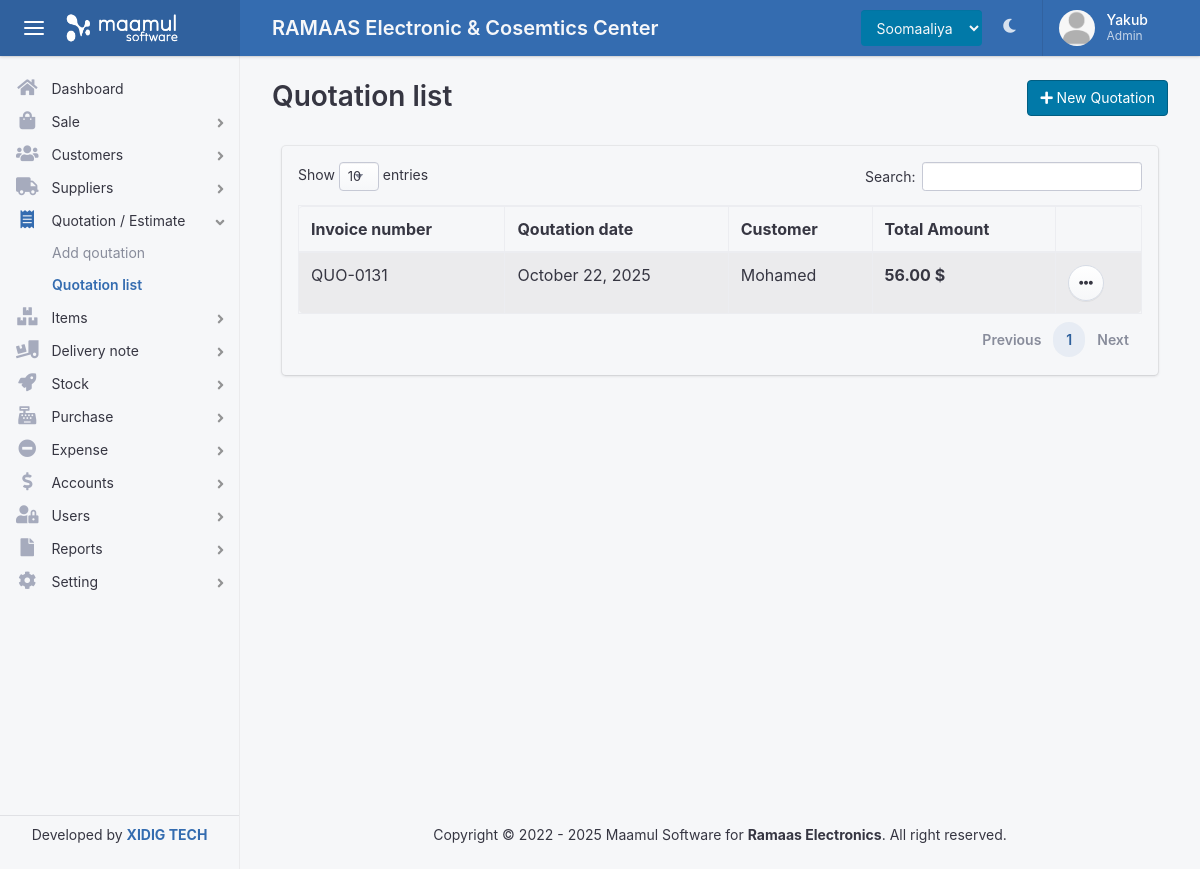
Page /quotation/list.php (signed in) on the committed database.
### tables this page shows
CREATE TABLE `usergroup` (
  `group_id` int(11) NOT NULL,
  `group_name` varchar(50) DEFAULT NULL,
  `description` varchar(50) DEFAULT NULL,
  `warehouse` int(11) DEFAULT NULL,
  `created_date` datetime DEFAULT NULL,
  `created_by` int(11) DEFAULT NULL
);

CREATE TABLE `menu` (
  `menu_id` int(11) NOT NULL,
  `menu_name` varchar(50) DEFAULT NULL,
  `menu_icon` varchar(50) DEFAULT NULL,
  `has_sup_menu` int(11) DEFAULT NULL,
  `url` varchar(255) DEFAULT NULL,
  `sort_by` int(11) NOT NULL
);

CREATE TABLE `submenu` (
  `submenu_id` int(11) NOT NULL,
  `menu_id` int(11) DEFAULT NULL,
  `sub_menu_name` varchar(50) DEFAULT NULL,
  `url` varchar(255) DEFAULT NULL
);

CREATE TABLE `quotation` (
  `qoutation_id` int(11) NOT NULL,
  `ser` varchar(50) DEFAULT NULL,
  `cust_id` int(11) DEFAULT NULL,
  `date` datetime DEFAULT NULL,
  `status` varchar(50) DEFAULT NULL,
  `discount` decimal(11,2) DEFAULT NULL,
  `account` int(11) DEFAULT NULL,
  `paid_amount` decimal(11,2) DEFAULT NULL,
  `total` decimal(11,2) DEFAULT NULL,
  `grand_total` decimal(11,2) DEFAULT NULL,
  `due_date` datetime DEFAULT NULL,
  `created_by` int(11) DEFAULT NULL,
  `created_date` datetime DEFAULT NULL,
  `warehouse` int(11) DEFAULT NULL
);

CREATE TABLE `customer` (
  `customer_id` int(11) NOT NULL,
  `cust_serial` varchar(50) DEFAULT NULL,
  `cust_name` varchar(50) DEFAULT NULL,
  `cust_phone` varchar(50) DEFAULT NULL,
  `cust_addr` varchar(255) DEFAULT NULL,
  `cust_email` varchar(50) DEFAULT NULL,
  `description` varchar(255) DEFAULT NULL,
  `reg_date` datetime DEFAULT NULL,
  `reg_by` int(11) DEFAULT NULL,
  `warehouse_id` int(11) DEFAULT NULL,
  `status` varchar(50) NOT NULL
);

### quotation/list.php (the view, shortened to what this page needs)
<?php $title = 'Quotation list';  include(ROOT_PATH . '/inc/header.php'); ?>
      <?php $menu = 'Quotation / Estimate'  ?>
      <?php $smenu = 'Quotation list'  ?>
  <body>
    <div class="app">
      <?php include(ROOT_PATH .'/inc/nav.php'); ?>
      <?php include(ROOT_PATH . '/inc/sidebar.php'); ?>
      <main class="app-main">
        <div class="wrapper">
          <div class="page">
            <div class="page-inner">
              <header class="page-title-bar">
              <div class="row">
                <div class="col-md-6">
                  <h1 class="page-title"> Quotation list </h1>
                </div>
                <div class="col-md-6 text-right">
                    <a href="<?= BASE_URL ?>quotation/add" class="btn btn-info text-right"> <i class="fa fa-plus"></i> New Quotation </a>
                </div>
              </div>
              </header>
              <div class="page-section">
                <div class="section-block">
                  <div class="col-md-12">
                    <div class="card bg-light ">
                      <div class="card-body ">
                        <table id="example1" class="table table-bordered  table-striped ">
                          <thead>
                            <tr>
                              <th>Invoice number</th>
                              <th>Qoutation date</th>
                              <th>Customer</th>
                              <th>Total Amount</th>
                              <th></th>
                            </tr>
                          </thead>
                          <tbody>
                            <?php
                              $stmt = "SELECT quotation.qoutation_id, quotation.grand_total, quotation.ser, quotation.date, customer.cust_name, customer.cust_phone, quotation.total FROM quotation, customer WHERE
                              quotation.cust_id = customer.customer_id AND quotation.status != 'on-going' ORDER BY quotation.qoutation_id DESC";
                              $result = mysqli_query($con, $stmt);
                              while($row = mysqli_fetch_assoc($result)){
                                $id = $row['qoutation_id'];
                                $ser = $row['ser'];
                                $date = date('F d, Y', strtotime($row['date'])) ;
                                $cust = $row['cust_name'];
                                $tamount = $row['grand_total'];
                                echo "
                                  <tr>
                                    <td>$ser</td>
                                    <td>$date</td>
                                    <td>$cust</td>
                                    <td> <strong>$tamount $</strong> </td>
                                    <td>
                                    <div class='dropdown d-inline-block'>
                                      <button class='btn btn-icon btn-secondary' data-toggle='dropdown' aria-expanded='false'><i class='fa fa-fw fa-ellipsis-h'></i></button>
                                      <div class='dropdown-menu dropdown-menu-right' style=''>
                                        <div class='dropdown-arrow'></div>
                                        <button type='button' data-toggle='modal' data-target='#orderDetailModal' id='sale_detail' data-id='$id' class='dropdown-item'> <i class='fa fa-eye'></i> View Quotation</button>
                                        <button type='button' data-toggle='modal' data-target='#transferModal' id='btnTransfer' data-id='$id' class='dropdown-item'> <i class='fa fa-shopping-bag'></i> Convert to sale</button>
                                        <a href='" . BASE_URL . 'quotation/edit?id='. "$id' type='button' class='dropdown-item'> <i class='fa fa-edit'></i> Edit Quotation</a>
                                        <button type='button' class='dropdown-item' id='btnDelSale' data-id='$id'><i class='fa fa-trash'></i> Delete quotation</button>
                                        <a   href='" . BASE_URL . 'quotation/download?ref='. "$id' class='dropdown-item ' id='btnDownload' data-id='$id'><i class='fa fa-download'></i> Download </a>
                                      </div>
                                    </div>
                                    </td>
                                  </tr>
                                ";
                              }
                            ?>
                          </tbody>
                        </table>
                      </div>
                    </div>
                  </div>
                </div>
              </div>
            </div>
          </div>
        </div>
          <?php include(ROOT_PATH .'/inc/footer.php'); ?>
      </main>
    </div>
<?php include(ROOT_PATH .'/inc/footer_links.php'); ?>

### inc/nav.php (shortened to what this page needs)
<header class="app-header app-header-dark">
        <div class="top-bar">
          <div class="top-bar-brand">
            <button class="hamburger hamburger-squeeze mr-2" type="button" data-toggle="aside-menu" aria-label="toggle aside menu"><span class="hamburger-box"><span class="hamburger-inner"></span></span></button>
            <a href="<?= BASE_URL ?>">
                <img src="<?= BASE_URL ?>assets/images/logo/logo.png" height='40' alt="">
            </a>
          </div>
          <div class="top-bar-list">
            <div class="top-bar-item top-bar-item-full">
              <h5 class=' w-100 text-light my-1 '>RAMAAS Electronic & Cosemtics Center</h5>
            </div>
            <div class="top-bar-item top-bar-item-right px-0 d-none d-sm-flex">
              <ul class="header-nav nav">
                <div class="nav-item ">
                  <select name="" id="" class="form-control bg-info text-light " style='border:0;'>
                    <option value="English">Soomaaliya</option>
                  </select>
                </div>
                <li class="nav-item dropdown header-nav-dropdown ">
                  <a class="nav-link" data-toggle="skin" href="#"   ><span class="fas fa-moon ml-1"></span></a>
                </li>
              </ul>
              <div class="dropdown d-none d-md-flex">
                <button class="btn-account" type="button" data-toggle="dropdown" aria-haspopup="true" aria-expanded="false"><span class="user-avatar user-avatar-md"><img src="<?= BASE_URL ?>assets/images/<?php if(empty($_SESSION['profile'])){echo 'profile.png';}else{ echo $_SESSION['profile'];}  ?>" alt=""></span> <span class="account-summary pr-lg-4 d-none d-lg-block"><span class="account-name"><?=$_SESSION['fname'] ?></span> <span class="account-description"><?php echo get_role(); ?></span></span></button>
              </div>
            </div>
          </div>
        </div>
      </header>
  <?php
    function get_role(){
      global $con;
      $id = $_SESSION['uid'];
      $stmt = "SELECT * FROM usergroup WHERE group_id in (SELECT usergroup FROM users WHERE userid = $id)";
      $result = mysqli_query($con, $stmt);
      $row = mysqli_fetch_assoc($result);
      echo $row['group_name'];
    }
  ?>

### inc/sidebar.php (shortened to what this page needs)
<aside class="app-aside app-aside-expand-md app-aside-light">
        <div class="aside-content">
          <div class="aside-menu overflow-hidden">
            <nav id="stacked-menu" class="stacked-menu">
              <ul class="menu">
                <li class="menu-item  <?php if(isset($menu) && $menu == 'Dashboard') {echo 'has-active'; }else{ echo '';} ?>">
                  <a href="<?= BASE_URL ?>" class="menu-link"><span class="menu-icon fas fa-home"></span> <span class="menu-text">Dashboard</span></a>
                </li>
                <?php
                  $groupid = $_SESSION['usergroup'];
                  $stmt = "SELECT * from menu WHERE menu_id in (SELECT menu_id FROM submenu WHERE submenu_id IN(
                  SELECT sub_menu_id FROM previlage WHERE group_id = $groupid)) ORDER BY sort_by ASC";
                  $result = mysqli_query($con, $stmt);
                  while($row = mysqli_fetch_assoc($result)){
                    $id = $row['menu_id'];
                    $name = $row['menu_name'];
                    $icon = $row['menu_icon'];
                   if(isset($menu) && $menu == $name) { $is_active = 'has-active'; } else { $is_active = '';}
                    echo "
                    <li class='menu-item  has-child $is_active'>
                      <a href='#' class='menu-link'><span class='$icon'></span> <span class='menu-text'>$name</span></a>
                      <ul class='menu'>  ";
                        $sql = " SELECT * FROM submenu WHERE submenu_id in (SELECT sub_menu_id FROM previlage WHERE group_id = $groupid) AND menu_id = $id";
                        $res = mysqli_query($con, $sql);
                        while($rows = mysqli_fetch_assoc($res)){
                          $sname = $rows['sub_menu_name'];
                          $url = $rows['url'];
                           if(isset($smenu) && $smenu == $sname) { $is_active1 = 'has-active'; } else { $is_active1 = '';}
                          echo "
                          <li class='menu-item $is_active1 '>
                            <a href=' ". BASE_URL . $url ."' class='menu-link'>$sname</a>
                          </li>
                          ";
                        }
                        echo "
                        </ul>
                        </li>
                        ";
                  }
                ?>
              </ul>
            </nav>
          </div>
          <footer class="aside-footer border-top p-2">
            <p href="" class="text-center"> Developed by <strong> <a href="xidigtech.com">XIDIG TECH</a> </strong> </p>
          </footer>
        </div>
      </aside>

### rows in the picture
usergroup: group_name "Admin"
menu: menu_name "Sale"
menu: menu_name "Customers"
menu: menu_name "Suppliers"
menu: menu_name "Quotation / Estimate"
submenu: sub_menu_name "Add qoutation"
submenu: sub_menu_name "Quotation list"
menu: menu_name "Items"
menu: menu_name "Delivery note"
menu: menu_name "Stock"
menu: menu_name "Purchase"
menu: menu_name "Expense"
menu: menu_name "Accounts"
menu: menu_name "Users"
menu: menu_name "Reports"
menu: menu_name "Setting"
quotation: ser "QUO-0131", date "October 22, 2025", cust.cust_name "Mohamed", grand_total "56.00"

### other values in the picture
$_SESSION['fname'] "Yakub"
